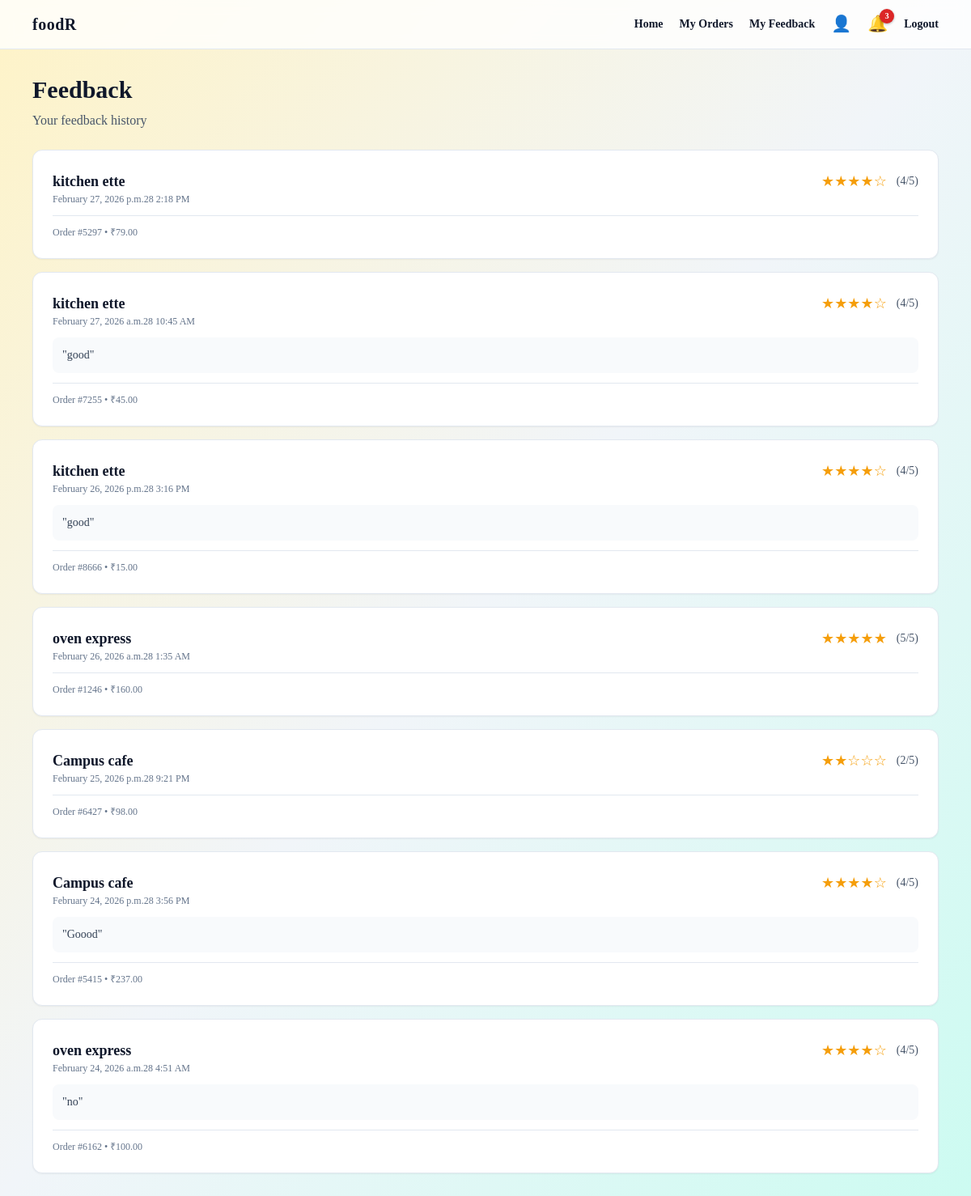
Screenshot of /orders/feedbacks/ (signed in) with the database file from the repository.
### orders/models.py (models this page shows, shortened)
class Feedback(models.Model):
    RATING_CHOICES = [
        (1, "1 - Poor"),
        (2, "2 - Fair"),
        (3, "3 - Good"),
        (4, "4 - Very Good"),
        (5, "5 - Excellent"),
    ]
    user = models.ForeignKey(settings.AUTH_USER_MODEL, on_delete=models.CASCADE)
    shop = models.ForeignKey(Shop, on_delete=models.CASCADE, related_name="feedbacks")
    order = models.OneToOneField(Order, on_delete=models.CASCADE, null=True, blank=True, related_name="feedback")
    rating = models.IntegerField(choices=RATING_CHOICES)
    comment = models.TextField(blank=True)
    created_at = models.DateTimeField(auto_now_add=True)
    class Meta:
        ordering = ["-created_at"]

class Order(models.Model):
    STATUS_PENDING = "pending"
    STATUS_PREPARING = "preparing"
    STATUS_READY = "ready"
    STATUS_COLLECTED = "collected"
    STATUS_CANCELLED = "cancelled"
    STATUS_CHOICES = [
        (STATUS_PENDING, "Pending"),
        (STATUS_PREPARING, "Preparing"),
        (STATUS_READY, "Ready"),
        (STATUS_COLLECTED, "Collected"),
        (STATUS_CANCELLED, "Cancelled"),
    ]
    user = models.ForeignKey(settings.AUTH_USER_MODEL, on_delete=models.CASCADE)
    shop = models.ForeignKey(Shop, on_delete=models.CASCADE)
    pickup_time = models.DateTimeField()
    status = models.CharField(max_length=20, choices=STATUS_CHOICES, default=STATUS_PENDING)
    total_price = models.DecimalField(max_digits=10, decimal_places=2, default=0)
    token_number = models.PositiveIntegerField(blank=True, null=True)
    created_at = models.DateTimeField(auto_now_add=True)
    class Meta:
        constraints = [
            models.UniqueConstraint(
                fields=["shop", "token_number"],
                name="unique_token_per_shop",
            ),
            models.UniqueConstraint(
                fields=["user", "shop"],
                condition=Q(status="pending"),
                name="unique_pending_order_per_shop",
            ),
        ]

### shops/models.py (models this page shows, shortened)
class Shop(models.Model):
    name = models.CharField(max_length=150)
    description = models.TextField(blank=True)
    address = models.TextField(blank=True)
    phone_number = models.CharField(max_length=15, blank=True, help_text="Shop contact number")
    email = models.EmailField(blank=True, help_text="Shop contact email")
    owner = models.ForeignKey(settings.AUTH_USER_MODEL, on_delete=models.CASCADE)
    opening_time = models.TimeField()
    closing_time = models.TimeField()
    max_orders_per_slot = models.PositiveIntegerField(default=5)
    created_at = models.DateTimeField(auto_now_add=True)

### orders/views.py (the view)
# urls.py: path("feedbacks/", feedback_list, name="feedback_list"),
@login_required
@role_required([ROLE_COLLEGE_USER, ROLE_SHOP_OWNER])
def feedback_list(request):
    if request.user.is_superuser or request.user.is_staff or get_user_role(request.user) == ROLE_SHOP_OWNER:
        shop = get_object_or_404(Shop, owner=request.user)
        feedbacks = Feedback.objects.filter(shop=shop).select_related("user", "order")
    else:
        feedbacks = Feedback.objects.filter(user=request.user).select_related("shop", "order")
    return render(request, "orders/feedback_list.html", {"feedbacks": feedbacks})

### accounts/context_processors.py (called while the page is built)
def notification_count(request):
    if request.user.is_authenticated:
        unread_count = Notification.objects.filter(user=request.user, is_read=False).count()
        return {'unread_notifications_count': unread_count}
    return {'unread_notifications_count': 0}

### templates/orders/feedback_list.html (shortened to what this page needs)
{% extends "base.html" %}
{% block content %}
<div class="mb-6">
    <h1 class="text-3xl font-semibold">Feedback</h1>
    <p class="text-slate-600 mt-2">
        {% if user.profile.role == 'shop_owner' %}
            Customer reviews and ratings for your shop
        {% else %}
            Your feedback history
        {% endif %}
    </p>
</div>
<div class="space-y-4">
    {% for feedback in feedbacks %}
        <div class="bg-white border border-slate-200 rounded-xl p-6 shadow-sm">
            <div class="flex items-start justify-between mb-3">
                <div>
                    <h3 class="font-semibold text-lg">{{ feedback.shop.name }}</h3>
                    <p class="text-xs text-slate-500">{{ feedback.created_at|date:"F d, Y at g:i A" }}</p>
                </div>
                <div class="flex items-center gap-1 text-amber-500 text-lg">
                    {% if feedback.rating >= 1 %}★{% endif %}{% if feedback.rating >= 2 %}★{% endif %}{% if feedback.rating >= 3 %}★{% endif %}{% if feedback.rating >= 4 %}★{% endif %}{% if feedback.rating >= 5 %}★{% endif %}{% if feedback.rating < 5 %}☆{% endif %}{% if feedback.rating < 4 %}☆{% endif %}{% if feedback.rating < 3 %}☆{% endif %}{% if feedback.rating < 2 %}☆{% endif %}{% if feedback.rating < 1 %}☆{% endif %}
                    <span class="text-sm text-slate-600 ml-2">({{ feedback.rating }}/5)</span>
                </div>
            </div>
            {% if feedback.comment %}
                <div class="mt-3 p-3 bg-slate-50 rounded-lg">
                    <p class="text-sm text-slate-700">"{{ feedback.comment }}"</p>
                </div>
            {% endif %}
            {% if feedback.order %}
                <div class="mt-3 pt-3 border-t border-slate-200">
                    <p class="text-xs text-slate-500">
                        Order #{{ feedback.order.token_number }} • ₹{{ feedback.order.total_price }}
                    </p>
                </div>
            {% endif %}
        </div>
    {% endfor %}
</div>
{% endblock %}

### templates/base.html (style rules this page uses)
:root { --brand-ink: #0f172a; --brand-accent: #0f766e; --brand-warm: #f59e0b; }
body { font-family: "Palatino Linotype", "Book Antiqua", Palatino, "Times New Roman", serif; }

### rows the page displays
Feedback: shop.name "kitchen ette", created_at "February 27, 2026 p.m.28 2:18 PM", rating "4", order.token_number "5297", order.total_price "79.00"
Feedback: shop.name "kitchen ette", created_at "February 27, 2026 a.m.28 10:45 AM", rating "4", comment "good", order.token_number "7255", order.total_price "45.00"
Feedback: shop.name "kitchen ette", created_at "February 26, 2026 p.m.28 3:16 PM", rating "4", comment "good", order.token_number "8666", order.total_price "15.00"
Feedback: shop.name "oven express", created_at "February 26, 2026 a.m.28 1:35 AM", rating "5", order.token_number "1246", order.total_price "160.00"
Feedback: shop.name "Campus cafe", created_at "February 25, 2026 p.m.28 9:21 PM", rating "2", order.token_number "6427", order.total_price "98.00"
Feedback: shop.name "Campus cafe", created_at "February 24, 2026 p.m.28 3:56 PM", rating "4", comment "Goood", order.token_number "5415", order.total_price "237.00"
Feedback: shop.name "oven express", created_at "February 24, 2026 a.m.28 4:51 AM", rating "4", comment "no", order.token_number "6162", order.total_price "100.00"

### other values shown
{{ unread_notifications_count }} "3"
